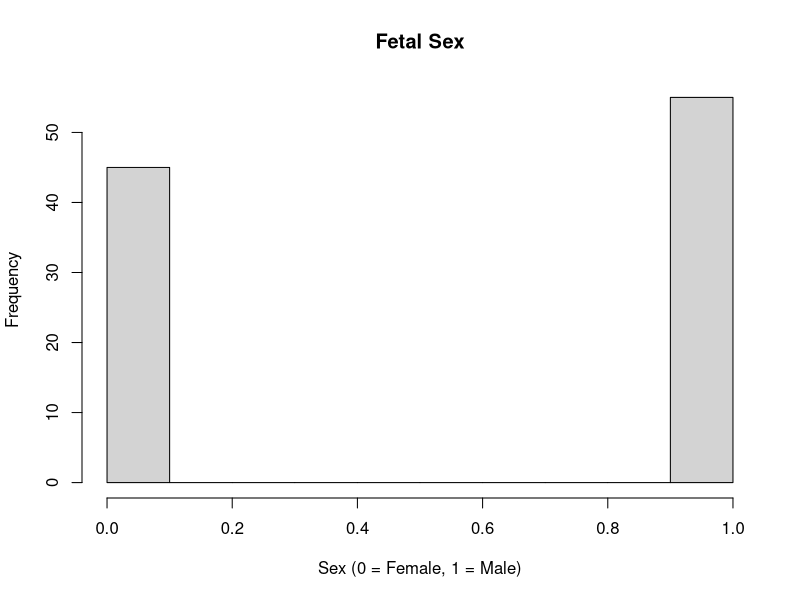
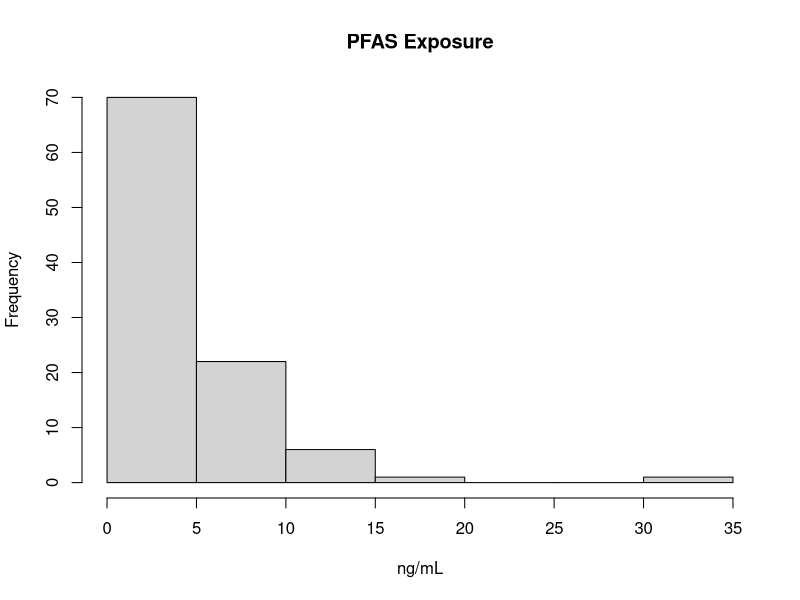
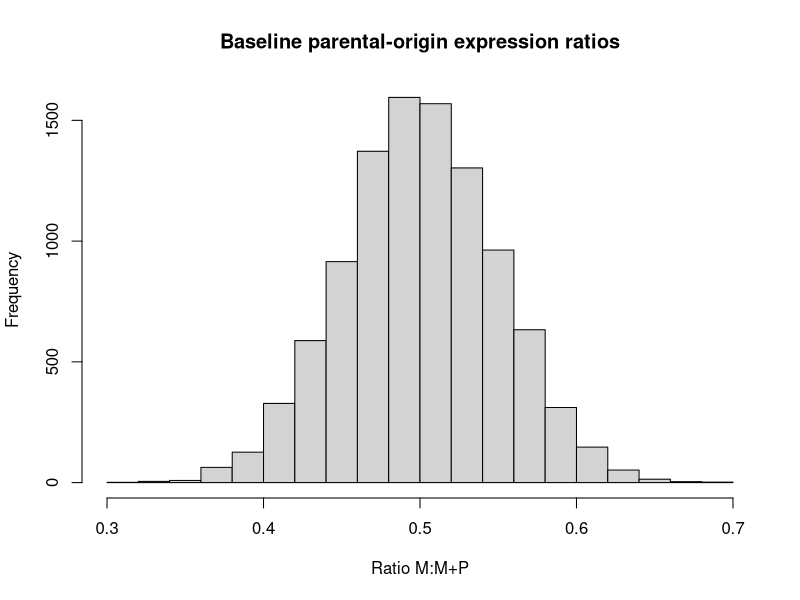
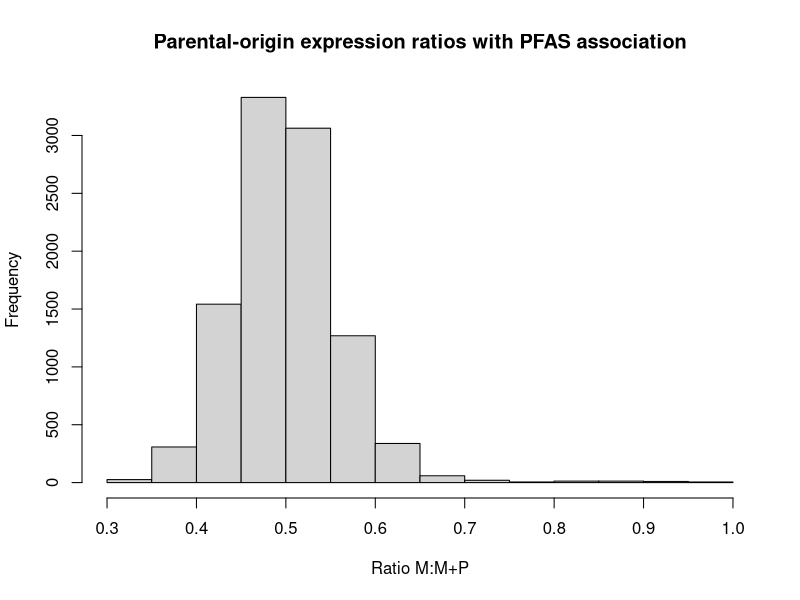
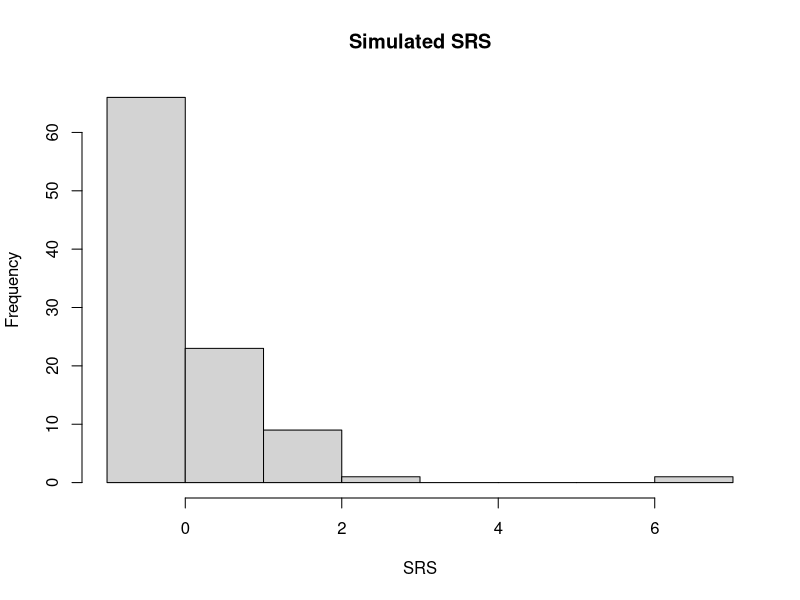
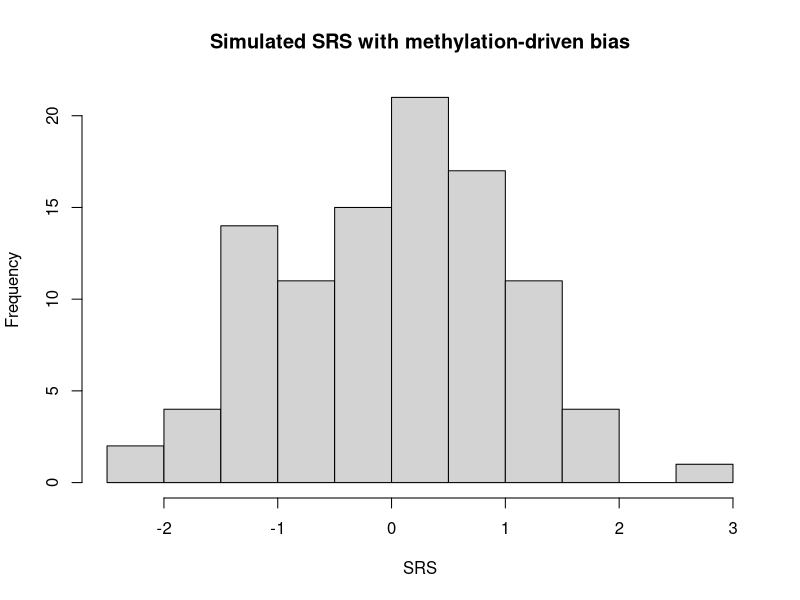
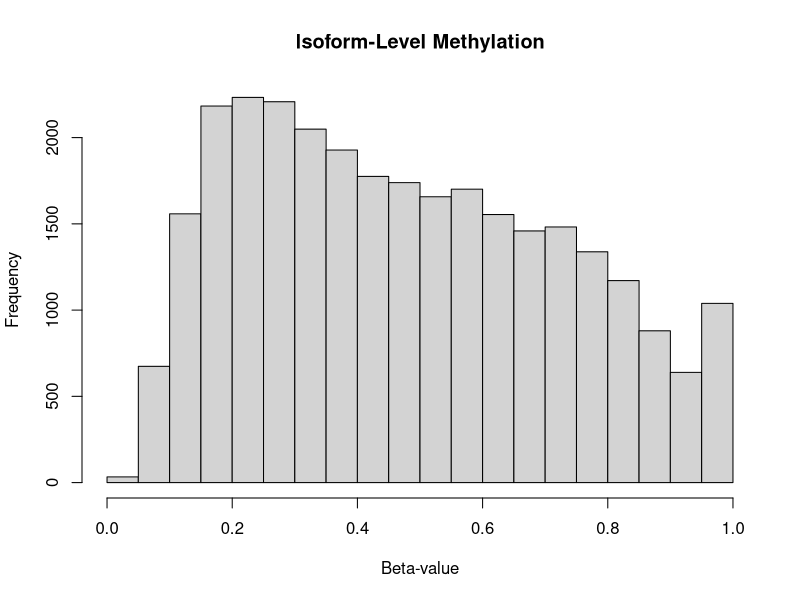

Reproduce these figures in R, in order. (Note: this script raises an error after producing the figures.)
## ---- chunk 1
knitr::opts_chunk$set(echo = TRUE, warning = FALSE)
## ---- chunk 2
library(dplyr)
library(tidyr)
library(lavaan)
library(boot)
library(ggplot2)
library(knitr)
## ---- chunk 3
set.seed(42)
n_samples <- 100
n_isoforms <- 100
## ---- chunk 4
# Fetal sex (0 = female, 1 = male)
fetal_sex <- rbinom(n_samples, size = 1, prob = 0.5)
hist(fetal_sex, main = "Fetal Sex", xlab = "Sex (0 = Female, 1 = Male)")

# Maternal PFAS exposure (ng/mL, log-normal)
# Common sdlog values for environmental contaminants in humans can range from 0.8 to 1.5.
PFAS <- rlnorm(n_samples, meanlog = log(3), sdlog = 0.9) # Adjusted sdlog from 0.4 to 0.9
hist(PFAS, main = "PFAS Exposure", xlab = "ng/mL")

# Latent confounder U, correlated with PFAS
U <- rnorm(n_samples, mean = scale(PFAS), sd = 1)
## ---- chunk 5
n_cpg_per_isoform <- sample(1:5, size = n_isoforms, replace = TRUE)
maternal_meth_list <- lapply(n_cpg_per_isoform, function(n_cpg) {
  matrix(
    plogis(matrix(rnorm(n_samples * n_cpg, mean = rep(U, each = n_cpg), sd = 0.5), nrow = n_samples)), # Adjusted sd from 1 to 0.5
    nrow = n_samples
  )
})
## ---- chunk 6
# Start with baseline biallelic expression + noise (maternal expression ratio)
# Using Beta distribution for ratios (bounded 0-1), which is more appropriate for proportions.
# shape1 = 50, shape2 = 50 gives a mean of 0.5 and a reasonable, but not extremely narrow, variance.
expr_ratios <- matrix(rbeta(n_samples * n_isoforms, shape1 = 50, shape2 = 50), nrow = n_samples)
hist(expr_ratios, main = "Baseline parental-origin expression ratios", xlab = "Ratio M:M+P")

# Define 50% of isoforms as true mediators
mediated_isoforms <- sample(1:n_isoforms, size = n_isoforms * 0.5)

# PFAS influences imprinting in these isoforms
for (i in mediated_isoforms) {
  effect <- scale(PFAS) * rnorm(1, mean = 0.05, sd = 0.01)
  expr_ratios[, i] <- expr_ratios[, i] + effect
  expr_ratios[, i] <- pmax(0, pmin(1, expr_ratios[, i])) 
}
hist(expr_ratios, main = "Parental-origin expression ratios with PFAS association", xlab = "Ratio M:M+P")
## ---- chunk 7
# Create SRS score from expression of mediated isoforms + confounder + noise
SRS_contrib <- rowSums(scale(expr_ratios[, mediated_isoforms]) %*%
                        matrix(rnorm(length(mediated_isoforms), mean = 2, sd = 0.5), ncol = 1))
SRS <- scale(SRS_contrib + scale(U) * 0.5 + rnorm(n_samples, 0, 1))
hist(SRS, main = "Simulated SRS", xlab = "SRS")
## ---- chunk 8
# Select 50% of mediated isoforms to be confounded by methylation
confounded_idx <- sample(mediated_isoforms, size = length(mediated_isoforms) * 0.5)
confounding_contrib <- rep(0, n_samples)

for (i in confounded_idx) {
  meth_mean <- rowMeans(maternal_meth_list[[i]])
  effect_meth_expr <- scale(meth_mean) * rnorm(1, mean = 0.2, sd = 0.05)
  expr_ratios[, i] <- expr_ratios[, i] + effect_meth_expr
  expr_ratios[, i] <- pmax(0, pmin(1, expr_ratios[, i]))
  
  confounding_contrib <- confounding_contrib + scale(meth_mean) * rnorm(1, mean = 1.5, sd = 0.3)
}

# Inject confounding into SRS
SRS <- scale(SRS + confounding_contrib)
hist(SRS, main = "Simulated SRS with methylation-driven bias", xlab = "SRS")
## ---- chunk 9
expr_df <- as.data.frame(expr_ratios)
colnames(expr_df) <- paste0("isoform_", 1:n_isoforms)

metadata_df <- data.frame(
  sample = 1:n_samples,
  SRS = SRS,
  PFAS = PFAS,
  fetal_sex = fetal_sex
)

meth_long <- do.call(rbind, lapply(1:n_isoforms, function(i) {
  meth_mat <- maternal_meth_list[[i]]
  n_cpg <- ncol(meth_mat)
  data.frame(
    sample = rep(1:n_samples, times = n_cpg),
    isoform = paste0("isoform_", i),
    cpg = rep(1:n_cpg, each = n_samples),
    meth = as.vector(meth_mat)
  )
}))

hist(meth_long$meth, main = "Isoform-Level Methylation", xlab = "Beta-value")
## ---- chunk 10
iso <- "isoform_27"
df <- cbind(metadata_df, expr = expr_df[[iso]])

meth_avg <- meth_long %>%
  filter(isoform == iso) %>%
  group_by(sample) %>%
  summarise(m_meth = mean(meth), .groups = "drop")

df <- merge(df, meth_avg, by = "sample")

model <- '
  expr ~ a1*PFAS + a2*fetal_sex + a3*PFAS:fetal_sex
  SRS ~ b1*expr + b2*fetal_sex + b3*expr:fetal_sex + c*PFAS
  ind_female := a1 * b1
  ind_male := (a1 + a3) * (b1 + b3)
  dir := c
  total_female := dir + ind_female
  total_male := dir + ind_male
'

fit <- sem(model, data = df, se = "bootstrap", bootstrap = 100)
summary(fit, standardized = TRUE, fit.measures = TRUE)
## ---- chunk 11
# COCA calibration model: includes SRS × fetal_sex interaction
coca_model <- lm(m_meth ~ PFAS + SRS * fetal_sex, data = df)

# Extract coefficients for calibration formula
beta_A <- coef(coca_model)["PFAS"]
beta_Y <- coef(coca_model)["SRS"]

# Calibrated PFAS effect estimate
psi_coca <- -beta_A / beta_Y
cat("COCA-calibrated PFAS effect estimate:", round(psi_coca, 4), "\n")

coca_fn <- function(data, indices) {
  d <- data[indices, ]
  fit <- lm(m_meth ~ PFAS + SRS * fetal_sex, data = d)
  -coef(fit)["PFAS"] / coef(fit)["SRS"]
}

boot_out <- boot(df, coca_fn, R = 100)
boot.ci(boot_out, type = "perc")
## ---- chunk 12
# Stage 1: bridge function includes interaction (optional but aligned with SEM)
bridge_model <- lm(m_meth ~ expr + SRS * fetal_sex, data = df)
df$Z_hat <- predict(bridge_model)

# Stage 2: PFAS × fetal_sex interaction for moderated effect
df$Y_adj <- df$SRS - (df$Z_hat - mean(df$Z_hat))
pgc_model <- lm(Y_adj ~ PFAS * fetal_sex, data = df)
summary(pgc_model)

pgc_fn <- function(data, indices) {
  d <- data[indices, ]
  
  # Stage 1: bridge model with SRS × sex (optional)
  bridge <- lm(m_meth ~ expr + SRS * fetal_sex, data = d)
  Z_hat <- predict(bridge)
  Y_adj <- d$SRS - (Z_hat - mean(Z_hat))
  
  # Stage 2: PGC with PFAS × fetal_sex
  pgc_fit <- lm(Y_adj ~ PFAS * fetal_sex, data = cbind(d, Y_adj))
  
  # Return main effect of PFAS (for females) only
  return(coef(pgc_fit)["PFAS"])
}

pgc_est_female <- coef(pgc_model)["PFAS"]
pgc_est_male <- coef(pgc_model)["PFAS"] + coef(pgc_model)["PFAS:fetal_sex"]

pgc_fn <- function(data, indices) {
  d <- data[indices, ]
  bridge <- lm(m_meth ~ expr + SRS * fetal_sex, data = d)
  Z_hat <- predict(bridge)
  Y_adj <- d$SRS - (Z_hat - mean(Z_hat))
  pgc_fit <- lm(Y_adj ~ PFAS * fetal_sex, data = cbind(d, Y_adj))

  beta_pfas <- coef(pgc_fit)["PFAS"]
  beta_int <- coef(pgc_fit)["PFAS:fetal_sex"]
  c(female = beta_pfas, male = beta_pfas + beta_int)
}

# Bootstrap
boot_out <- boot(df, pgc_fn, R = 100)
boot.ci(boot_out, type = "perc")
## ---- chunk 13
results_list <- vector("list", length = n_isoforms)
names(results_list) <- paste0("isoform_", 1:n_isoforms)

n_boot <- 10

for (i in 1:n_isoforms) {
  iso_name <- paste0("isoform_", i)
  
  df <- cbind(metadata_df, expr = expr_df[[iso_name]])
  
  meth_avg <- meth_long %>%
    filter(isoform == iso_name) %>%
    group_by(sample) %>%
    summarise(m_meth = mean(meth), .groups = "drop")
  
  df <- merge(df, meth_avg, by = "sample")

  # --- lavaan SEM (already includes sex and interaction terms)
  model <- '
    expr ~ a1*PFAS + a2*fetal_sex + a3*PFAS:fetal_sex
    SRS ~ b1*expr + b2*fetal_sex + b3*expr:fetal_sex + c*PFAS
    ind_female := a1 * b1
    ind_male := (a1 + a3) * (b1 + b3)
    dir := c
    total_female := dir + ind_female
    total_male := dir + ind_male
  '
  
  lavaan_fit <- tryCatch({
    sem(model, data = df, se = "bootstrap", bootstrap = n_boot)
  }, error = function(e) NULL)

  # --- COCA with PFAS × sex interaction
  coca_model <- lm(m_meth ~ PFAS + SRS * fetal_sex, data = df)
  beta_A <- coef(coca_model)["PFAS"]
  beta_Y <- coef(coca_model)["SRS"]
  psi_coca <- -beta_A / beta_Y

  coca_fn <- function(data, indices) {
    d <- data[indices, ]
    fit <- lm(m_meth ~ PFAS + SRS * fetal_sex, data = d)
    -coef(fit)["PFAS"] / coef(fit)["SRS"]
  }

  coca_boot <- boot(df, coca_fn, R = n_boot)
  coca_ci <- tryCatch(boot.ci(coca_boot, type = "perc"), error = function(e) NULL)

  # --- PGC with PFAS × sex interaction in second stage and SRS × sex in bridge
  bridge_model <- lm(m_meth ~ expr + SRS * fetal_sex, data = df)
  df$Z_hat <- predict(bridge_model)
  df$Y_adj <- df$SRS - (df$Z_hat - mean(df$Z_hat))

  pgc_model <- lm(Y_adj ~ PFAS * fetal_sex, data = df)

  pgc_fn <- function(data, indices) {
    d <- data[indices, ]
    bridge <- lm(m_meth ~ expr + SRS * fetal_sex, data = d)
    Z_hat <- predict(bridge)
    Y_adj <- d$SRS - (Z_hat - mean(Z_hat))
    pgc_fit <- lm(Y_adj ~ PFAS * fetal_sex, data = cbind(d, Y_adj))
    return(coef(pgc_fit)["PFAS"])
  }

  pgc_boot <- boot(df, pgc_fn, R = n_boot)
  pgc_ci <- tryCatch(boot.ci(pgc_boot, type = "perc"), error = function(e) NULL)

  # --- Store results
  results_list[[i]] <- list(
    lavaan_fit = lavaan_fit,
    COCA = list(
      estimate = psi_coca,
      boot = coca_boot,
      ci = coca_ci
    ),
    PGC = list(
      model = pgc_model,
      boot = pgc_boot,
      ci = pgc_ci
    )
  )
}
## ---- chunk 14
# Initialize results data.frames
sem_pval_df <- data.frame()
coca_df <- data.frame()
pgc_df <- data.frame()

iso_names <- names(results_list)

for (i in seq_along(results_list)) {
  iso <- iso_names[i]
  res <- results_list[[i]]

  # --- SEM path p-values
  fit <- res$lavaan_fit
  if (!is.null(fit)) {
    pe <- tryCatch(parameterEstimates(fit), error = function(e) NULL)
    if (!is.null(pe)) {
      selected_paths <- pe %>%
        filter(label %in% c("a1", "a3", "b1", "b3", "c",
                            "ind_female", "ind_male", "total_female", "total_male")) %>%
        select(label, pvalue)
      if (nrow(selected_paths) > 0) {
        sem_pval_df <- bind_rows(sem_pval_df,
                                 data.frame(
                                   isoform = iso,
                                   path = selected_paths$label,
                                   pval = selected_paths$pvalue
                                 ))
      }
    }
  }

  # --- COCA model: extract PFAS, fetal_sex, and interaction p-values and CI
  coca_fit <- tryCatch(lm(m_meth ~ PFAS + SRS * fetal_sex, data = df), error = function(e) NULL)
  
  if (!is.null(coca_fit)) {
    coef_table <- coef(summary(coca_fit))
    confint_table <- tryCatch(confint(coca_fit), error = function(e) NULL)
  
    pval_pfas  <- coef_table["PFAS", "Pr(>|t|)"]
    pval_sex   <- if ("fetal_sex" %in% rownames(coef_table)) coef_table["fetal_sex", "Pr(>|t|)"] else NA
    pval_int   <- if ("SRS:fetal_sex" %in% rownames(coef_table)) coef_table["SRS:fetal_sex", "Pr(>|t|)"] else NA
  
    ci_lower <- ci_upper <- NA
    if (!is.null(confint_table) && "PFAS" %in% rownames(confint_table)) {
      ci_lower <- confint_table["PFAS", 1]
      ci_upper <- confint_table["PFAS", 2]
    }
  
    signif <- !(is.na(ci_lower) || (ci_lower < 0 & ci_upper > 0))  # TRUE if CI excludes 0
  
    coca_df <- bind_rows(coca_df, data.frame(
      isoform = iso,
      pval_PFAS = pval_pfas,
      pval_fetal_sex = pval_sex,
      pval_PFAS_fetal_sex = pval_int,
      ci_lower = ci_lower,
      ci_upper = ci_upper,
      significant = signif
    ))
  }

  # --- PGC model: extract PFAS, fetal_sex, and interaction p-values
  pgc_model <- tryCatch(res$PGC$model, error = function(e) NULL)
  pgc_boot  <- tryCatch(res$PGC$boot, error = function(e) NULL)

  if (!is.null(pgc_model) && !is.null(pgc_boot)) {
    coef_pg <- coef(summary(pgc_model))

    pval_pfas <- coef_pg["PFAS", "Pr(>|t|)"]
    pval_sex  <- if ("fetal_sex" %in% rownames(coef_pg)) coef_pg["fetal_sex", "Pr(>|t|)"] else NA
    pval_int  <- if ("PFAS:fetal_sex" %in% rownames(coef_pg)) coef_pg["PFAS:fetal_sex", "Pr(>|t|)"] else NA

    boot_estimates <- pgc_boot$t
    signif <- NA
    ci_lower <- ci_upper <- NA
    if (!is.null(boot_estimates) && length(boot_estimates) > 1) {
      ci_bounds <- quantile(boot_estimates, probs = c(0.025, 0.975), na.rm = TRUE)
      ci_lower <- ci_bounds[1]
      ci_upper <- ci_bounds[2]
      signif <- !(ci_lower < 0 & ci_upper > 0)
    }

    pgc_df <- bind_rows(pgc_df, data.frame(
      isoform = iso,
      pval_PFAS = pval_pfas,
      pval_fetal_sex = pval_sex,
      pval_PFAS_fetal_sex = pval_int,
      ci_lower = ci_lower,
      ci_upper = ci_upper,
      significant = signif
    ))
  }
}
## ---- chunk 15
ggplot(sem_pval_df, aes(x = pval)) +
  geom_histogram(binwidth = 0.025, fill = "#4682B4", color = "black") +
  facet_wrap(~ path, scales = "free_y") +
  theme_minimal() +
  labs(title = "SEM Path p-values Across Isoforms",
       x = "p-value", y = "Frequency")
## ---- chunk 16
sem_table <- data.frame(
  Path = c("a1", "a3", "b1", "b3", "c", "ind_male", "ind_female", "total_male", "total_female"),
  Pattern = c(
    "Strong left skew",
    "Uniform / flat",
    "Strong left skew",
    "Uniform",
    "Strong left skew (many significant)",
    "Uniform to right-skewed",
    "U-shaped with weak left skew",
    "Strong left skew",
    "Strong left skew"
  ),
  Interpretation = c(
    "PFAS is robustly associated with imprinting disruption across many isoforms.",
    "No consistent fetal sex interaction on PFAS-to-expression path.",
    "Imprinting disruption is significantly associated with SRS in many isoforms.",
    "No consistent interaction effect between sex and expression on SRS.",
    "PFAS has a strong total effect on SRS in many isoforms, suggesting true mediation.",
    "Some male-specific mediation is detectable, but effects are diffuse.",
    "Female-specific mediation appears inconsistent or absent.",
    "Many isoforms show strong total PFAS -> SRS effects in males.",
    "Many isoforms show strong total PFAS -> SRS effects in females."
  )
)

kable(sem_table, caption = "Interpretation of SEM Path p-value Distributions")
## ---- chunk 17
library(dplyr)
library(tidyr)
library(ggplot2)

# Pivot COCA to long format
coca_pvals_long <- coca_df %>%
  pivot_longer(
    cols = c(pval_PFAS, pval_fetal_sex, pval_PFAS_fetal_sex),
    names_to = "Term",
    values_to = "pval"
  ) %>%
  mutate(
    Method = "COCA",
    Term = recode(Term,
                  "pval_PFAS" = "PFAS",
                  "pval_fetal_sex" = "fetal_sex",
                  "pval_PFAS_fetal_sex" = "PFAS:fetal_sex")
  )

# Pivot PGC to long format
pgc_pvals_long <- pgc_df %>%
  pivot_longer(
    cols = c(pval_PFAS, pval_fetal_sex, pval_PFAS_fetal_sex),
    names_to = "Term",
    values_to = "pval"
  ) %>%
  mutate(
    Method = "PGC",
    Term = recode(Term,
                  "pval_PFAS" = "PFAS",
                  "pval_fetal_sex" = "fetal_sex",
                  "pval_PFAS_fetal_sex" = "PFAS:fetal_sex")
  )

# Combine and filter non-missing p-values
pval_df <- bind_rows(coca_pvals_long, pgc_pvals_long) %>%
  filter(!is.na(pval))

# Plot
ggplot(pval_df, aes(x = pval)) +
  geom_histogram(bins = 40, fill = "steelblue", color = "black") +
  facet_grid(Method ~ Term, scales = "free", drop = TRUE) +
  theme_minimal() +
  labs(
    title = "Raw p-values for COCA and PGC Tests",
    x = "p-value", y = "Number of Isoforms"
  )
## ---- chunk 18
# Significance for PFAS (from 95% CI exclusion flag)
sig_pfas <- bind_rows(
  coca_df %>% transmute(isoform, significant, Method = "COCA", Term = "PFAS"),
  pgc_df %>% transmute(isoform, significant, Method = "PGC", Term = "PFAS")
)

# Significance for fetal_sex (p < 0.05)
sig_sex <- bind_rows(
  coca_df %>%
    filter(!is.na(pval_fetal_sex)) %>%
    mutate(significant = pval_fetal_sex < 0.05,
           Method = "COCA", Term = "fetal_sex") %>%
    select(isoform, significant, Method, Term),
  pgc_df %>%
    filter(!is.na(pval_fetal_sex)) %>%
    mutate(significant = pval_fetal_sex < 0.05,
           Method = "PGC", Term = "fetal_sex") %>%
    select(isoform, significant, Method, Term)
)

# Significance for PFAS:fetal_sex interaction (p < 0.05)
sig_int <- bind_rows(
  coca_df %>%
    filter(!is.na(pval_PFAS_fetal_sex)) %>%
    mutate(significant = pval_PFAS_fetal_sex < 0.05,
           Method = "COCA", Term = "PFAS:fetal_sex") %>%
    select(isoform, significant, Method, Term),
  pgc_df %>%
    filter(!is.na(pval_PFAS_fetal_sex)) %>%
    mutate(significant = pval_PFAS_fetal_sex < 0.05,
           Method = "PGC", Term = "PFAS:fetal_sex") %>%
    select(isoform, significant, Method, Term)
)

# Combine all
sig_df <- bind_rows(sig_pfas, sig_sex, sig_int) %>%
  mutate(
    Significance = ifelse(significant, "Significant", "Not Significant"),
    Method = factor(Method),
    Term = factor(Term, levels = c("PFAS", "fetal_sex", "PFAS:fetal_sex")),
    Significance = factor(Significance)
  )

# Plot
ggplot(sig_df, aes(x = Term, fill = Significance)) +
  geom_bar(position = "dodge", color = "black", na.rm = TRUE) +
  facet_wrap(~ Method, drop = TRUE, scales = "free") +
  scale_fill_manual(values = c("gray70", "forestgreen")) +
  theme_minimal() +
  labs(
    title = "CI- or p-value-Based Significance of Modeled Effects (COCA & PGC)",
    x = "Model Term", y = "Number of Isoforms", fill = "Significance"
  )
## ---- chunk 19
coca_pgc_table <- data.frame(
  Method = c("COCA", "PGC"),
  PValue_Pattern = c(
    "Nearly all p-values > 0.9 for PFAS, sex and interaction show spurious signal",
    "PFAS p-values strongly left-skewed; interaction and sex terms right-skewed"
  ),
  CI_Significance = c(
    "100% of isoforms significant for PFAS, 0% for sex or interaction",
    "~80% of isoforms significant for PFAS, 0% for sex or interaction"
  ),
  Interpretation = c(
    "COCA overestimates true mediation effects, detecting far more than the simulated 50%.",
    "PGC overestimates true mediation effects, detecting far more than the simulated 50%. Although more robust to confounding, it still inflates Type I error under partial confounding and ideal proxy assumptions."
  )
)

kable(coca_pgc_table, caption = "Summary of COCA and PGC Results for Isoform-Level Mediation with Sex Interaction")
## ---- chunk 20
# Example for one isoform
iso_idx <- 27
meth_proxy <- rowMeans(maternal_meth_list[[iso_idx]])

# Include sex main effect and interaction with expression
model <- lm(SRS ~ PFAS + expr_ratios[, iso_idx] * fetal_sex + meth_proxy)

summary(model)
## ---- chunk 21
# Initialize results table for moderated direct adjustment
adjusted_lm_results <- data.frame(
  isoform = 1:n_isoforms,
  coef_expr = NA,           p_expr = NA,           sig_ci_expr = NA,
  coef_sex = NA,            p_sex = NA,            sig_ci_sex = NA,
  coef_interaction = NA,    p_interaction = NA,    sig_ci_interaction = NA
)

for (i in 1:n_isoforms) {
  meth_proxy <- rowMeans(maternal_meth_list[[i]])
  fit <- lm(SRS ~ PFAS + expr_ratios[, i] * fetal_sex + meth_proxy)
  confint_fit <- confint(fit)
  coef_names <- names(coef(fit))

  expr_term <- "expr_ratios[, i]"
  sex_term  <- "fetal_sex"
  int_term  <- "expr_ratios[, i]:fetal_sex"

  # Expression term
  if (expr_term %in% coef_names) {
    idx <- which(coef_names == expr_term)
    adjusted_lm_results$coef_expr[i] <- coef(fit)[idx]
    adjusted_lm_results$p_expr[i] <- summary(fit)$coefficients[idx, "Pr(>|t|)"]
    adjusted_lm_results$sig_ci_expr[i] <- !(0 >= confint_fit[idx, 1] & 0 <= confint_fit[idx, 2])
  }

  # Fetal sex term
  if (sex_term %in% coef_names) {
    idx <- which(coef_names == sex_term)
    adjusted_lm_results$coef_sex[i] <- coef(fit)[idx]
    adjusted_lm_results$p_sex[i] <- summary(fit)$coefficients[idx, "Pr(>|t|)"]
    adjusted_lm_results$sig_ci_sex[i] <- !(0 >= confint_fit[idx, 1] & 0 <= confint_fit[idx, 2])
  }

  # Interaction term
  if (int_term %in% coef_names) {
    idx <- which(coef_names == int_term)
    adjusted_lm_results$coef_interaction[i] <- coef(fit)[idx]
    adjusted_lm_results$p_interaction[i] <- summary(fit)$coefficients[idx, "Pr(>|t|)"]
    adjusted_lm_results$sig_ci_interaction[i] <- !(0 >= confint_fit[idx, 1] & 0 <= confint_fit[idx, 2])
  }
}

# Stack into long format for p-values
pval_df <- bind_rows(
  adjusted_lm_results %>% select(isoform, pval = p_expr) %>% mutate(Term = "expr"),
  adjusted_lm_results %>% select(isoform, pval = p_sex) %>% mutate(Term = "fetal_sex"),
  adjusted_lm_results %>% select(isoform, pval = p_interaction) %>% mutate(Term = "expr:fetal_sex")
)

# Add method label
pval_df$Method <- "DirectAdj"

ggplot(pval_df, aes(x = pval)) +
  geom_histogram(bins = 30, fill = "steelblue", color = "black") +
  facet_grid(Method ~ Term, scales = "free", drop = TRUE) +
  theme_minimal() +
  labs(
    title = "Raw p-values for Direct Adjustment Tests",
    x = "p-value", y = "Number of Isoforms"
  )

sig_df <- bind_rows(
  adjusted_lm_results %>% transmute(isoform, Term = "expr",         sig = sig_ci_expr),
  adjusted_lm_results %>% transmute(isoform, Term = "fetal_sex",    sig = sig_ci_sex),
  adjusted_lm_results %>% transmute(isoform, Term = "expr:fetal_sex", sig = sig_ci_interaction)
) %>%
  mutate(
    Method = "DirectAdj",
    Significance = ifelse(sig, "Significant", "Not Significant")
  )

ggplot(sig_df, aes(x = Term, fill = Significance)) +
  geom_bar(position = "dodge", color = "black") +
  facet_wrap(~ Method) +
  scale_fill_manual(values = c("gray70","forestgreen")) +
  theme_minimal() +
  labs(
    title = "CI-Based Significance of Direct Adjustment Terms",
    x = "Model Term", y = "Number of Isoforms", fill = "Significance"
  )
## ---- chunk 22
direct_adj_table <- data.frame(
  Method = "Direct Adjustment (Huang, 2021)",
  PValue_Pattern = "Uniform (no enrichment near 0)",
  CI_Significance = "Few isoforms significant",
  Interpretation = "Adjusting directly for methylation removes most expression–SRS signal, suggesting either methylation absorbs the effect (overadjustment), or residual confounding remains. Consistent with Huang (2021), this approach is conservative but stable under real-data-like assumptions."
)

kable(direct_adj_table, caption = "Summary of Direct Adjustment Results (Huang, 2021 Approach)")
